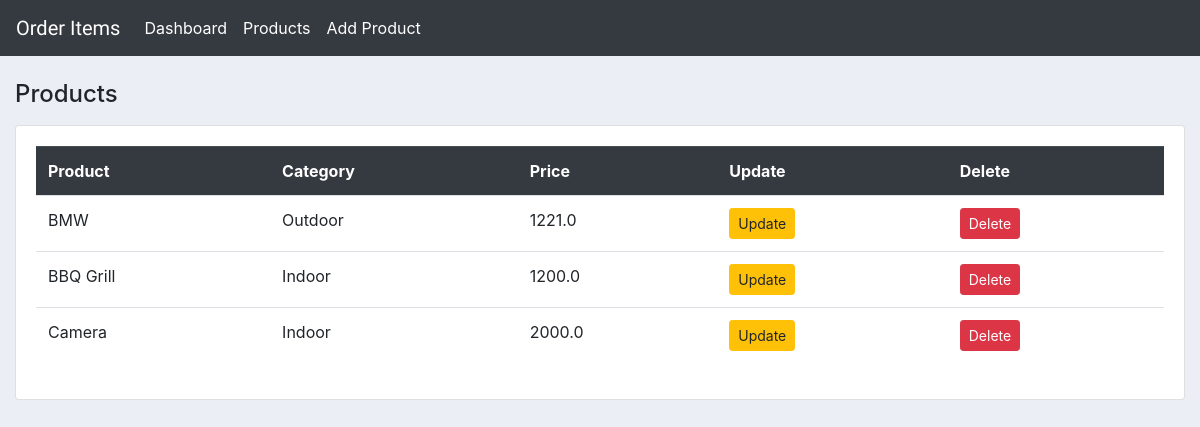
The app's page /product/ with its own data.
### order_app/models.py (models this page shows, shortened)
class Product(models.Model):
    CHOICES = (
        ('Indoor','Indoor'),
        ('Outdoor','Outdoor'),
        ('Sports','Sports')
    )
    name = models.CharField(max_length=50,null=True)
    price = models.FloatField(null=True)
    description = models.CharField(max_length=50,null=True,blank=True)
    category = models.CharField(max_length=200,choices=CHOICES)
    date_created = models.DateTimeField(auto_now_add=True)
    tag = models.ManyToManyField(Tag)

### order_app/views.py (the view)
# urls.py: path('product/',views.product,name='product'),
def product(request):
    products = Product.objects.all()
    context = {'products':products,}
    return render(request,'product.html',context)

### order_app/templates/product.html
{% extends 'base.html' %}
{% load static %}
{% block content %}
<br>
<div class="row">
    <div class="col">
        <h4 class="mb-3">Products</h4>
        <div class="card card-body">
            <table class="table table-md">
                <tr class="thead-dark">
                    <th>Product</th>
                    <th>Category</th>
                    <th>Price</th>
                    <th>Update</th>
                    <th>Delete</th>
                </tr>
                {% for product in products %}
                    <tr>
                        <td>{{ product.name }}</td>
                        <td>{{ product.category }}</td>
                        <td>{{ product.price }}</td>
                        <td><a href="{% url 'update_product' product.id %}" class="btn btn-sm btn-warning">Update</a></td>
                        <td><a href="{% url 'delete_product' product.id %}" class="btn btn-sm btn-danger">Delete</a></td>
                    </tr>
                {% endfor %}
            </table>
        </div>
    </div>
</div>
{% endblock %}

### order_app/templates/base.html (style rules this page uses)
body { background-color: #ebeff5; }

### records on screen
Product: name "BMW", category "Outdoor", price "1221.0"
Product: name "BBQ Grill", category "Indoor", price "1200.0"
Product: name "Camera", category "Indoor", price "2000.0"
